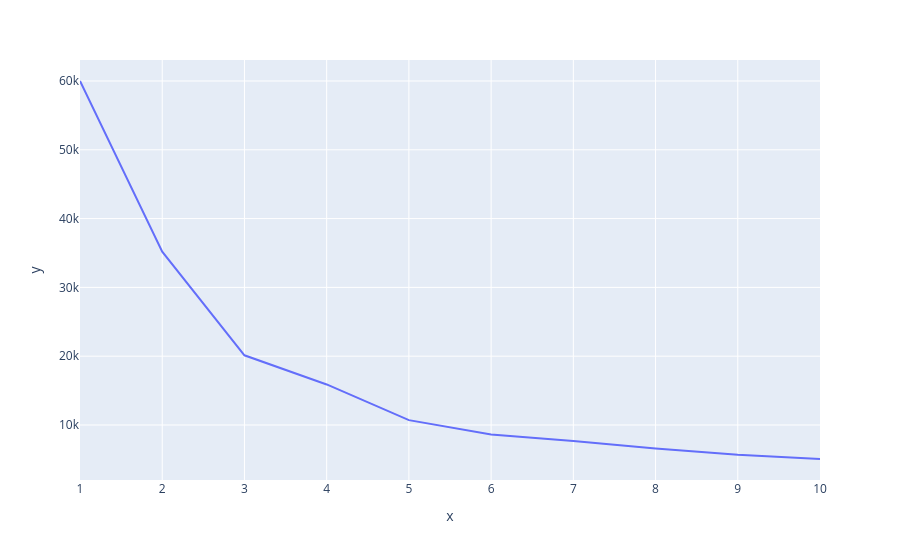

Notebook code cell kept with this figure:
### Code cell
import plotly.express as px
grafico = px.line(x = range(1,11), y = wcss)
grafico.show()

### Figure 1 — Plotly figure (JSON) as saved in the notebook; plotly's stock layout.template omitted (floating-point values rounded to 4 significant figures)
{"data": [{"hovertemplate": "x=%{x}<br>y=%{y}<extra></extra>", "legendgroup": "", "line": {"color": "#636efa", "dash": "solid"}, "marker": {"symbol": "circle"}, "mode": "lines", "name": "", "orientation": "v", "showlegend": false, "type": "scatter", "x": [1, 2, 3, 4, 5, 6, 7, 8, 9, 10], "xaxis": "x", "y": [60000.0, 35200.0, 20130.0, 15890.0, 10710.0, 8604.0, 7685.0, 6593.0, 5670.0, 5055.0], "yaxis": "y"}], "layout": {"legend": {"tracegroupgap": 0}, "margin": {"t": 60}, "xaxis": {"anchor": "y", "domain": [0, 1], "title": {"text": "x"}}, "yaxis": {"anchor": "x", "domain": [0, 1], "title": {"text": "y"}}}}
